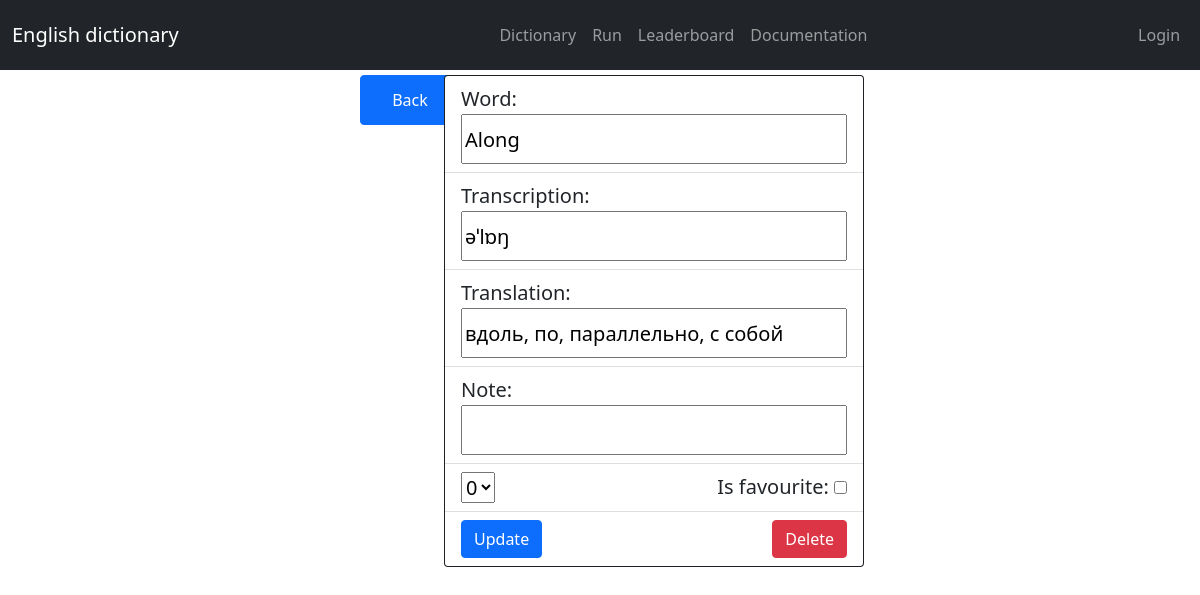
The app's page /dictionary/37/ with its own data.
### dictionary/models.py (models this page shows, shortened)
class Word(models.Model):
    user = models.ForeignKey(
        User,
        on_delete=models.CASCADE,
        related_name='dictionary'
    )
    english = models.CharField(
        max_length=100,
        verbose_name='Английское слово',
    )
    transcription = models.CharField(
        max_length=100,
        verbose_name='Транскрипция',
        blank=True,
        null=True,
    )
    translation = models.CharField(
        max_length=200,
        verbose_name='Перевод'
    )
    pure_translation = models.CharField(
        'Чистый перевод',
        max_length=200,
        default=''
    )
    note = models.CharField(
        max_length=100,
        verbose_name='Заметка',
        blank=True,
        null=True,
    )
    favourite = models.BooleanField(
        default=False,
        verbose_name='Избранное ли слово'
    )
    category = models.CharField(
        max_length=5,
        choices=CATEGORY_CHOICE,
        default='0',
        verbose_name='Категория'
    )
    class Meta:
        db_table = 'word_table'
        managed = True
        verbose_name = 'Word'
        verbose_name_plural = 'Words'
        ordering = ('english',)
        unique_together = 'user', 'english'

### dictionary/views.py (the view, shortened to what this page needs)
# urls.py: path('<int:id>/', DetailWordView.as_view(), name='detail-word'),
class DetailWordView(views.View):
    def get(self, request, id):
        print(request.GET)
        back_href = 'dict-list'
        if request.GET.get('back', False) != False:
            back_href = request.GET['back']
        return render(request, 'dict/detail_page.html', {
            'word': Word.objects.get(id=id),
            'back_href': back_href,
        })

### dictionary/templates/dict/detail_page.html (shortened to what this page needs)
{% extends "base.html" %}
{% block content %}
<form action="{% url back_href %}">
        <input type="submit" value="Back" class="btn btn-primary back"/>
</form>
<form method="POST">
    <div class="card bg-dark" style="margin-left: 37%; width: 420px; margin-top: 5px;">
        <ul class="list-group list-group-flush" style="font-size: 20px;">
            <li class="list-group-item">
                Word: <br>
                <input id="phrasefield" type="text" name="english" value="{{ word.english }}">
            </li>
            <li class="list-group-item">
                Transcription: <br>
                <input id="phrasefield" type="text"
                    name="transcription" value="{{ word.transcription }}">
            </li>
            <li class="list-group-item">
                Translation: <br>
                <input id="phrasefield" type="text" name="translation" value="{{ word.translation }}">
            </li>
            <li class="list-group-item">
                Note: <br>
                <input id="phrasefield" type="text" name="note" value="{{ word.note }}">
            </li>
            <li class="list-group-item">
                <select name="category">
                    <option value="0" {% if word.category == '0' %}selected{% endif %}>0</option>
                </select>
                <div style="float: right;">
                    Is favourite:
                    <input name="favourite" type="checkbox" {% if word.favourite %}checked{% endif %}>
                </div>
            </li>
            <li class="list-group-item">
                <button class="btn btn-primary" name="Button" value="Update">Update</button>
                <button class="btn btn-danger" style="float: right;"
                    name="Button" value="Delete">Delete</button>
            </li>
        </ul>
    </div>
</form>
{% endblock content %}

### dictionary/templates/dict/detail_page.html (style rules this page uses)
#phrasefield { width: 100%; height: 50px; }
.back { position: absolute; top: 75px; left: 30%; width: 100px; height: 50px; }

### records on screen
Word: english "Along", transcription "əˈlɒŋ", translation "вдоль, по, параллельно, с собой", category "0"
